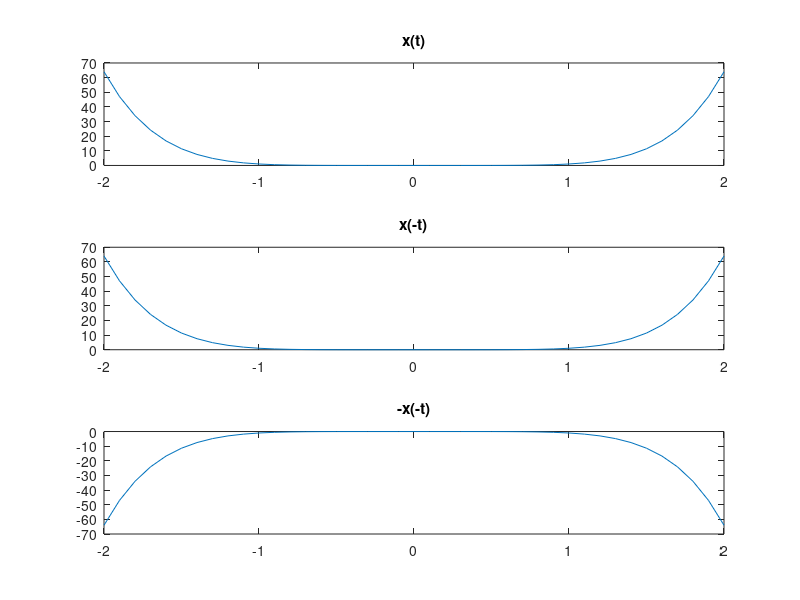

Reproduce this figure in MATLAB.
clc;
clear;
close all;

R=3

% a : t^R

t=-2:.1:2                        %interval
x_t= t.^6                        %x(t)=t^2R
x_neg_t = flip(x_t)          %x(-t)
neg_x_neg_t=flip(-x_t)   %-x(-t)

% if (x(t)=x(-t)) 
%   even
% else if (x(t)=-x(-t))
%   odd
% else
%   not even and odd

% SO OUR PART 2 IS EVEN


% orignal signal x(t)
subplot(311)
plot(t,x_t);
title('x(t)');

%invert on time axis x(-t)
subplot(312)
plot(t,flip(x_t))
title('x(-t)');

%invert on time axis and amp.axis -x(-t)
subplot(313)
plot(t,flip(-x_t))
title('-x(-t)');
